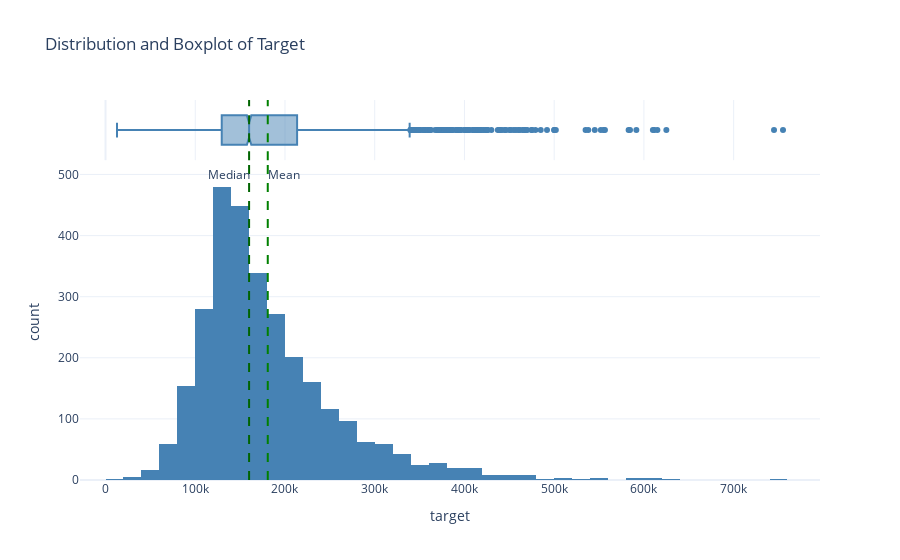

Here is the notebook cell this chart was saved with:
### Markdown cell above
Dataset har 2930 observationer, en target och 24 features, fem av dem är kategoska. Target är kvantativ kontinuerlig variable (det vet vi inte 100% men den ser ut som kontinuerlig). Modeller som kan skapas för att prediktera target är Linear Regression, K-nearest Neighbors, Decision Tree, Random Forest, Gradient Boosting.

### Code cell
target_mean = df['target'].mean()
target_meadian = df['target'].median()

fig = px.histogram(df, x='target', marginal='box', nbins=50,
            color_discrete_sequence=['steelblue'], title = 'Distribution and Boxplot of Target')
fig.add_vline(x=target_mean, 
                line_width=2, line_dash='dash', line_color='green')
fig.add_vline(x=target_meadian, 
                line_width=2, line_dash='dash', line_color='darkgreen')

fig.add_annotation(x=target_mean + 18000, y=500,
            text='Mean',
            showarrow=False
            )
fig.add_annotation(x=target_meadian - 22000, y=500,
            text='Median',
            showarrow=False
            )
fig

### Figure 1 — Plotly figure (JSON) as saved in the notebook; plotly's stock layout.template omitted (floating-point values rounded to 4 significant figures; data arrays with more than 128 entries replaced by an {"elided": "..."} marker saying what was removed)
{"data": [{"alignmentgroup": "True", "bingroup": "x", "hovertemplate": "target=%{x}<br>count=%{y}<extra></extra>", "legendgroup": "", "marker": {"color": "steelblue", "pattern": {"shape": ""}}, "name": "", "nbinsx": 50, "offsetgroup": "", "orientation": "v", "showlegend": false, "type": "histogram", "x": {"elided": "2930 int values"}, "xaxis": "x", "yaxis": "y"}, {"alignmentgroup": "True", "hovertemplate": "target=%{x}<extra></extra>", "legendgroup": "", "marker": {"color": "steelblue"}, "name": "", "notched": true, "offsetgroup": "", "showlegend": false, "type": "box", "x": {"elided": "2930 int values"}, "xaxis": "x2", "yaxis": "y2"}], "layout": {"annotations": [{"showarrow": false, "text": "Mean", "x": 198800.0, "y": 500}, {"showarrow": false, "text": "Median", "x": 138000, "y": 500}], "barmode": "relative", "legend": {"tracegroupgap": 0}, "shapes": [{"line": {"color": "green", "dash": "dash", "width": 2}, "type": "line", "x0": 180800.0, "x1": 180800.0, "xref": "x", "y0": 0, "y1": 1, "yref": "y domain"}, {"line": {"color": "green", "dash": "dash", "width": 2}, "type": "line", "x0": 180800.0, "x1": 180800.0, "xref": "x2", "y0": 0, "y1": 1, "yref": "y2 domain"}, {"line": {"color": "darkgreen", "dash": "dash", "width": 2}, "type": "line", "x0": 160000, "x1": 160000, "xref": "x", "y0": 0, "y1": 1, "yref": "y domain"}, {"line": {"color": "darkgreen", "dash": "dash", "width": 2}, "type": "line", "x0": 160000, "x1": 160000, "xref": "x2", "y0": 0, "y1": 1, "yref": "y2 domain"}], "title": {"text": "Distribution and Boxplot of Target"}, "xaxis": {"anchor": "y", "domain": [0, 1], "title": {"text": "target"}}, "xaxis2": {"anchor": "y2", "domain": [0, 1], "matches": "x", "showgrid": true, "showticklabels": false}, "yaxis": {"anchor": "x", "domain": [0, 0.8316], "title": {"text": "count"}}, "yaxis2": {"anchor": "x2", "domain": [0.8416, 1], "matches": "y2", "showgrid": false, "showline": false, "showticklabels": false, "ticks": ""}}}
